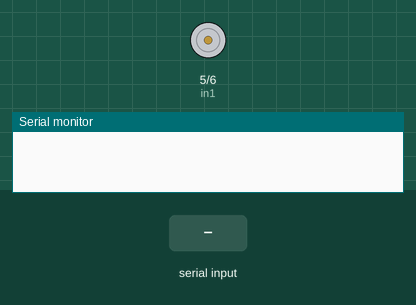
Simulated run of this sketch. Board: Arduino Uno, built with avr-gcc and run on an emulated ATmega328P. Shown: motor-driver pin pairs drawn as motors (green arrow = first pin HIGH = forward, orange = second pin HIGH = backward, longer = more drive, scaled by the enable pin), the last lines printed to the serial monitor. The inputs (shaded band) are chosen by the test bench.

Above: at 1.2 s.
1.3 s: "1\n" received over Serial
At 2.3 s:
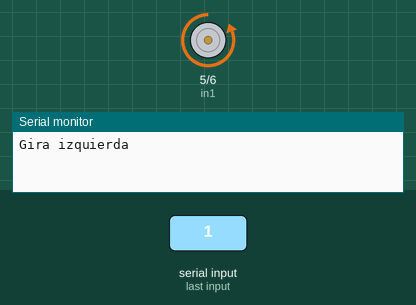
2.9 s: "2\n" received over Serial
At 3.5 s:
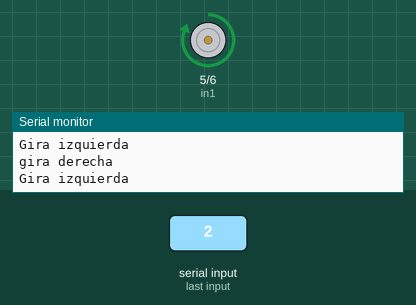
4.5 s: "0\n" received over Serial
At 6.0 s:
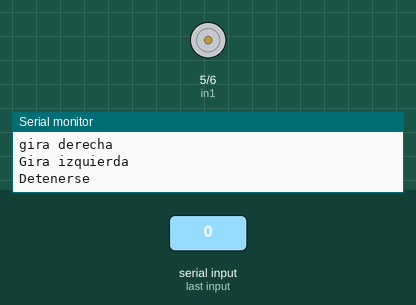
Timing chart, 0 to 7.5 s (numbered marks = the images above; inputs shaded):
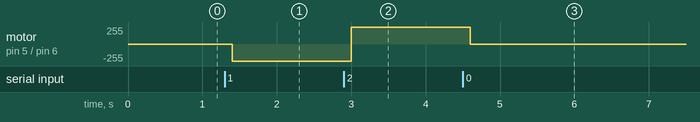

The sketch:

P25_Punte.ino
```cpp
//129d --- módulo
//--- 2 puentes h

//ENA --- VELOCIDAD DE GIRO
//IN1   .....SENTIDO DE GIRO
//IN2   .....
//OUT1
//OUT2

//ENB
//IN3
//IN4
//OUT3
//OUT4
int ENA = 3; //pin PWM
int in1 = 5;
int in2 = 6;

//Conectados al motor
//out 1 y out 2 se conecta directamente del puente h al motor

void setup() {
  // put your setup code here, to run once:
  pinMode(in1, OUTPUT);
  pinMode(in2, OUTPUT);
  //ENA ... no lleva pinmode porque es de PWM

  Serial.begin(9600);
  Serial.setTimeout(100);

}

void loop() {
  // put your main code here, to run repeatedly:
  if(Serial.available()>0){
    int v = Serial.readString().toInt();
    if(v == 0){
      Serial.println("Detenerse");
      digitalWrite(in1,0);
      digitalWrite(in2,0);
      analogWrite(ENA,0);
    }
    else if(v == 1){
      Serial.println("Gira izquierda");
      digitalWrite(in1,0);
      digitalWrite(in2,1);
      analogWrite(ENA,255);
    }
    else if(v == 2){
      Serial.println("gira derecha");
      Serial.println("Gira izquierda");
      digitalWrite(in1,1);
      digitalWrite(in2,0);
      analogWrite(ENA,255);
    }
    else{
      Serial.println("movimiento no valido");
    }
  }

}
```

Measured:
- after the input at 1.3 s, motor on pin 5 (in1) / pin 6 (in2): stopped → backward 255/255 after 0.10 s
- after the input at 2.9 s, motor on pin 5 (in1) / pin 6 (in2): backward 255/255 → forward 255/255 after 0.10 s
- after the input at 4.5 s, motor on pin 5 (in1) / pin 6 (in2): forward 255/255 → stopped after 0.10 s
